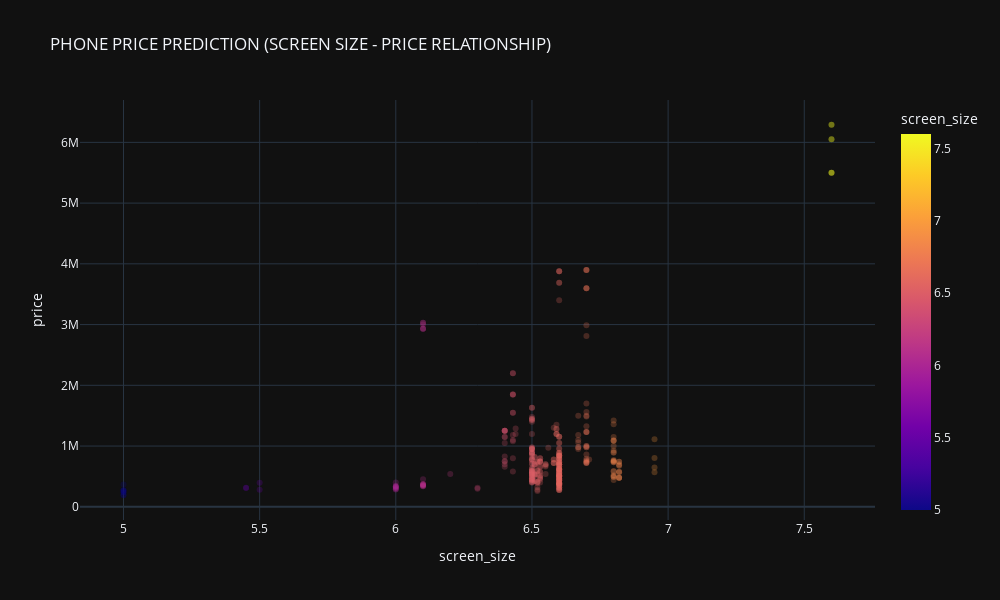

The cell this chart's notebook holds for it:
### Markdown cell above
visualization to assess the relationship of screen size with the target variable Price

### Code cell
# scatter plot of screen_size and price
fig = px.scatter(phone_df, x='screen_size', y='price', opacity = 0.25, template = 'plotly_dark', 
                color='screen_size', hover_data=['screen_size', 'price'],title = 'PHONE PRICE PREDICTION (SCREEN SIZE - PRICE RELATIONSHIP)')
fig.update_layout(width=1000, height=600)
fig.show()

### Figure 1 — Plotly figure (JSON) as saved in the notebook; plotly's stock layout.template omitted (floating-point values rounded to 4 significant figures; data arrays with more than 128 entries replaced by an {"elided": "..."} marker saying what was removed)
{"data": [{"hovertemplate": "screen_size=%{marker.color}<br>price=%{y}<extra></extra>", "legendgroup": "", "marker": {"color": {"elided": "379 float values"}, "coloraxis": "coloraxis", "opacity": 0.25, "symbol": "circle"}, "mode": "markers", "name": "", "orientation": "v", "showlegend": false, "type": "scatter", "x": {"elided": "379 float values"}, "xaxis": "x", "y": {"elided": "379 int values"}, "yaxis": "y"}], "layout": {"coloraxis": {"colorbar": {"title": {"text": "screen_size"}}, "colorscale": [[0, "#0d0887"], [0.1111, "#46039f"], [0.2222, "#7201a8"], [0.3333, "#9c179e"], [0.4444, "#bd3786"], [0.5556, "#d8576b"], [0.6667, "#ed7953"], [0.7778, "#fb9f3a"], [0.8889, "#fdca26"], [1, "#f0f921"]]}, "height": 600, "legend": {"tracegroupgap": 0}, "title": {"text": "PHONE PRICE PREDICTION (SCREEN SIZE - PRICE RELATIONSHIP)"}, "width": 1000, "xaxis": {"anchor": "y", "domain": [0, 1], "title": {"text": "screen_size"}}, "yaxis": {"anchor": "x", "domain": [0, 1], "title": {"text": "price"}}}}
